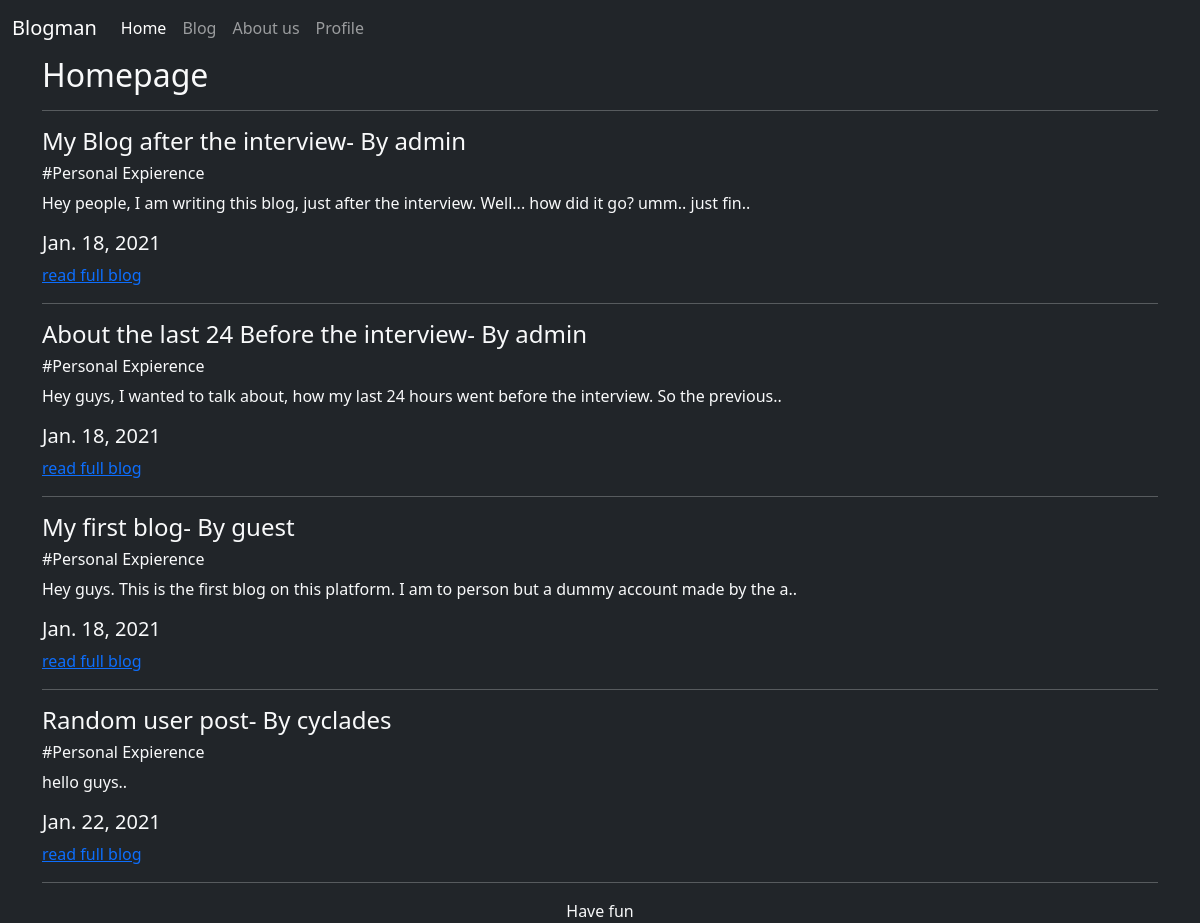
The app's page / (signed in) with its own data.
### blogs/models.py (models this page shows, shortened)
class Blog(models.Model):
	genre_type = [
		("Science and Technology","Science and Technology"),
		("Literature","Literature"),
		("Action","Action"),
		("Personal Expierence","Personal Expierence"),
	]
	author = models.CharField(max_length=30)
	title  = models.CharField(max_length=30)
	genre  = models.CharField(max_length = 30, blank = True, null = True, choices=genre_type)
	content= models.TextField(blank = False)
	date   = models.DateField(blank= False, auto_now=True)
	private= models.BooleanField(default= False)

### blogs/views.py (the view)
# urls.py: path('',blog_views.index,name="home"),
def index(request, *agrs, **kwargs):
	obj = Blog.objects.filter(private=False)
	context={
		"blogs":obj
	}
	template = loader.get_template('index.html')
	return HttpResponse(template.render(context, request))

### templates/index.html (shortened to what this page needs)
{%extends 'Base.html'%}
{%block body%}
	<div class="container">
		<h2>Homepage</h2>
		<hr>
		{%for blog in blogs%}
			<h4>{{blog.title}}- By {{blog.author}}</h4>
			<h6>#{{blog.genre}}</h6>
			<p>
				{{blog.content|slice:100}}..
			</p>
			<h5>{{blog.date}}</h5>
			<a href="#">read full blog</a>
			<hr>
		{%endfor%}
	</div>
{%endblock%}

### records on screen
Blog: title "My Blog after the interview", author "admin", genre "Personal Expierence", content "Hey people, I am writing this blog, just after the interview. Well... how did it go? umm.. just fin", date "Jan. 18, 2021"
Blog: title "About the last 24 Before the interview", author "admin", genre "Personal Expierence", content "Hey guys, I wanted to talk about, how my last 24 hours went before the interview. So the previous", date "Jan. 18, 2021"
Blog: title "My first blog", author "guest", genre "Personal Expierence", content "Hey guys. This is the first blog on this platform. I am to person but a dummy account made by the a", date "Jan. 18, 2021"
Blog: title "Random user post", author "cyclades", genre "Personal Expierence", content "hello guys", date "Jan. 22, 2021"
